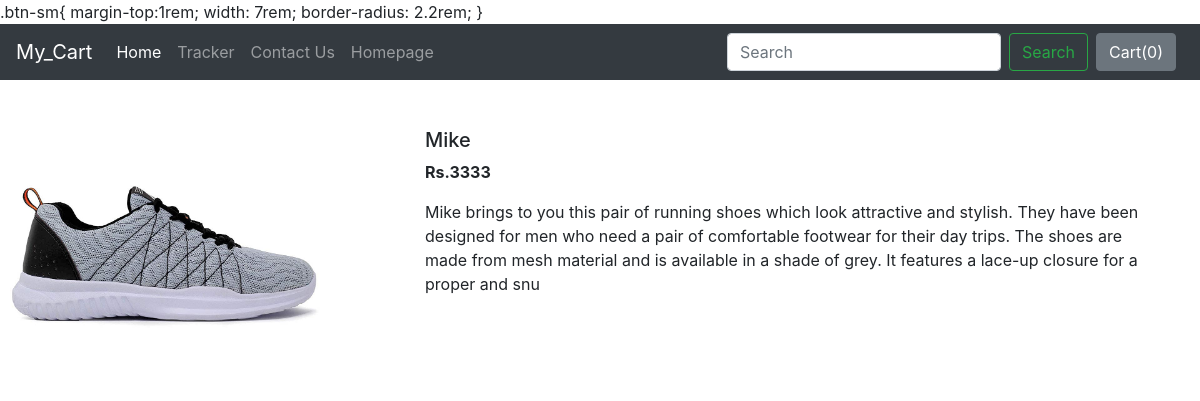
The page /shop/products/11 on the database its author committed.
### shop/models.py (models this page shows, shortened)
class Product(models.Model):
    product_id = models.AutoField
    product_name = models.CharField(max_length=50)
    category = models.CharField(max_length=30, default="")
    subcategory = models.CharField(max_length=50, default="")
    price = models.IntegerField(default=0)
    image = models.ImageField(upload_to="shop/images", default="")
    desc = models.TextField()
    pub_date = models.DateField()

### shop/views.py (the view)
# urls.py: path('products/<int:myid>', views.productview, name='ProductView'),
def productview(request, myid):
    product = Product.objects.filter(id=myid)
    return render(request, 'shop/productview.html', {'product': product[0]})

### shop/templates/shop/productview.html (shortened to what this page needs)
{% extends 'shop/base.html' %}
{% block body %}
<div class="container my-5">
    <div class="row">
    <div class="col-md-4">
    <div class="row" >
        <img src="/media/{{product.image}}" style=" width: 20rem; max-height: 30rem; margin-left: -25px;">
    </div>
    </div>
    <div class="col-md-8">
        <h5>{{product.product_name}}</h5>
        <p><b>Rs.{{product.price}} </b></p>
        <p>{{product.desc}}</p>
    </div>
    </div>
</div>
{% endblock %}

### rows shown on the page
Product: image (picture), product_name "Mike", price "3333", desc "Mike brings to you this pair of running shoes which look attractive and stylish. They have been designed for men who need a pair of comfortable footwear for their day trips. The shoes are made from mesh material and is available in a shade of grey. It features a lace-up closure for a proper and snu"
